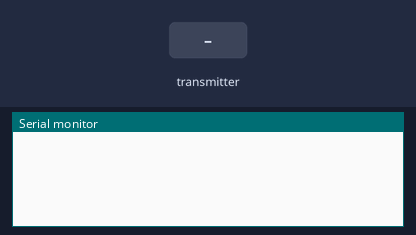
Bench run of a sketch on a simulated ESP8266 (NodeMCU). Shown: the last lines printed to the serial monitor. Inputs (shaded band) come from the test bench.

Above: at 1.2 s.
1.3 s: the transmitter starts sending temp = 0
At 1.61 s:
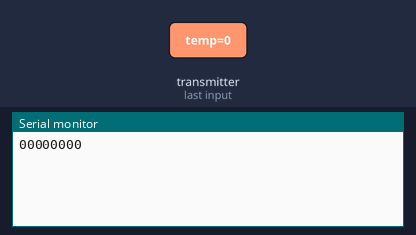
3.3 s: the transmitter starts sending hum = 25
At 3.61 s:
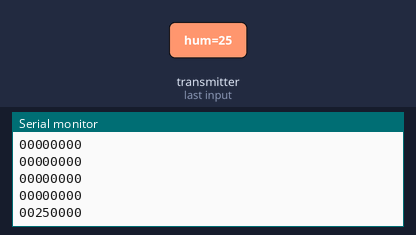
4.8 s: the transmitter starts sending pressure = 1
At 5.11 s:
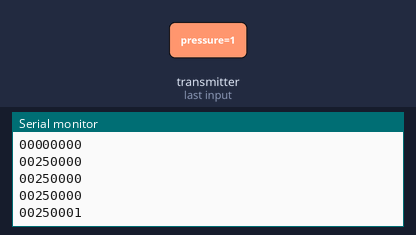
6.3 s: the transmitter starts sending temp = 25
At 6.61 s:
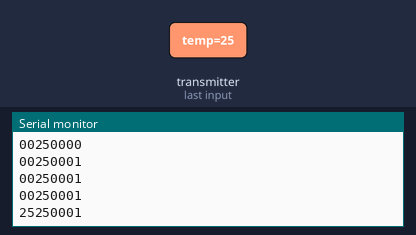
7.8 s: the transmitter starts sending hum = 0
At 8.11 s:
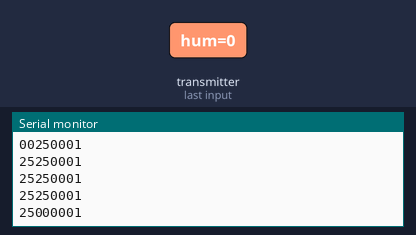
9.3 s: the transmitter starts sending pressure = 0
At 9.61 s:
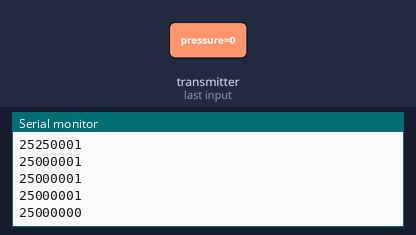
Timing chart, 0 to 11.8 s (numbered marks = the images above; inputs shaded):
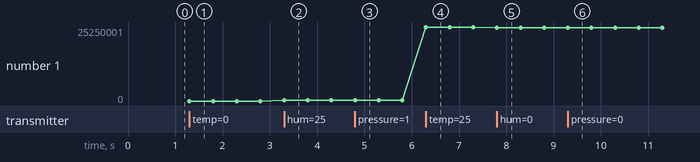

The sketch:

ESPNOW_ALICI_1.ino
```cpp
/*******************************************************************************
     ____       __________              _ __
    / __ \_____/_  __/ __ \____  ____  (_) /__
   / / / / ___/ / / / /_/ / __ \/ __ \/ / //_/
  / /_/ / /  _ / / / _, _/ /_/ / / / / / ,<
 /_____/_/  (_)_/ /_/ |_|\____/_/ /_/_/_/|_|

 EYLÜL 2025 / İzmir / TURKIYE
 ESPNOW Reciever
 ESP'ler arası direkt iletişim
 https:  https://youtu.be/zcTijyIbmYo


*******************************************************************************/

/********************************************************************
  GLOBALS___GLOBALS___GLOBALS___GLOBALS___GLOBALS___GLOBALS___
 ********************************************************************/

#include <ESP8266WiFi.h>
#include <espnow.h>

// Vericiyle aynı veri yapısını tanımla
typedef struct struct_message {
  int temp;
  int hum;
  int pressure;
} struct_message;

struct_message incomingData;

// Veri alındığında tetiklenecek callback
void onDataRecv(uint8_t *mac, uint8_t *incomingDataBuf, uint8_t len) {
  memcpy(&incomingData, incomingDataBuf, sizeof(incomingData));

  // Verileri sabit uzunlukla UART’a gönderelim (ör: 2 hane sıcaklık, 2 hane nem, 4 hane basınç)
  char buffer[10];
  sprintf(buffer, "%02d%02d%04d", incomingData.temp, incomingData.hum, incomingData.pressure);
  Serial.println(buffer);  // TX üzerinden ESP8266 master’a gönder
}

/********************************************************************
  SETUP___SETUP___SETUP___SETUP___SETUP___SETUP___SETUP___SETUP___
 ********************************************************************/
void setup() {
  Serial.begin(9600);
  WiFi.mode(WIFI_STA);
  // ESP-NOW başlat
  if (esp_now_init() != 0) {
    return;
  }
  // Alıcı / Slave olarak ayarla
  esp_now_set_self_role(ESP_NOW_ROLE_SLAVE);
  // Callback fonksiyonunu kaydet
  esp_now_register_recv_cb(onDataRecv);
}


/********************************************************************
  LOOP__LOOP__LOOP__LOOP__LOOP__LOOP__LOOP__LOOP__LOOP__LOOP__LOOP__
 ********************************************************************/
void loop() {
}

/********************************************************************
  VOIDs__VOIDs__VOIDs__VOIDs__VOIDs__VOIDs__VOIDs__VOIDs__VOIDs__VOIDs
********************************************************************/

/*
📌//___:
📩 bilgi@ronaer.com
🟩 https://whatsapp.com/channel/0029VaxtFPiLSmbgUryuGs0E
📷 https://www.instagram.com/dr.tronik2023/
📺 www.youtube.com/c/DrTRonik
PCBWay: https://www.pcbway.com/project/member/shareproject/?bmbno=A0E12018-0BBC-4C
*/
```

Measured:
- after the input at 1.3 s, the serial monitor: prints a new line at once (image 1)
- after the input at 3.3 s, the serial monitor: prints a new line at once (image 2)
- after the input at 4.8 s, the serial monitor: prints a new line at once (image 3)
- after the input at 6.3 s, the serial monitor: prints a new line at once (image 4)
- after the input at 7.8 s, the serial monitor: prints a new line at once (image 5)
- after the input at 9.3 s, the serial monitor: prints a new line at once (image 6)
- plotted number 1: 0 → 250000 after the input at 3.3 s, 250000 → 250001 after the input at 4.8 s, 250001 → 25250001 after the input at 6.3 s, 25250001 → 25000001 after the input at 7.8 s, 25000001 → 25000000 after the input at 9.3 s
